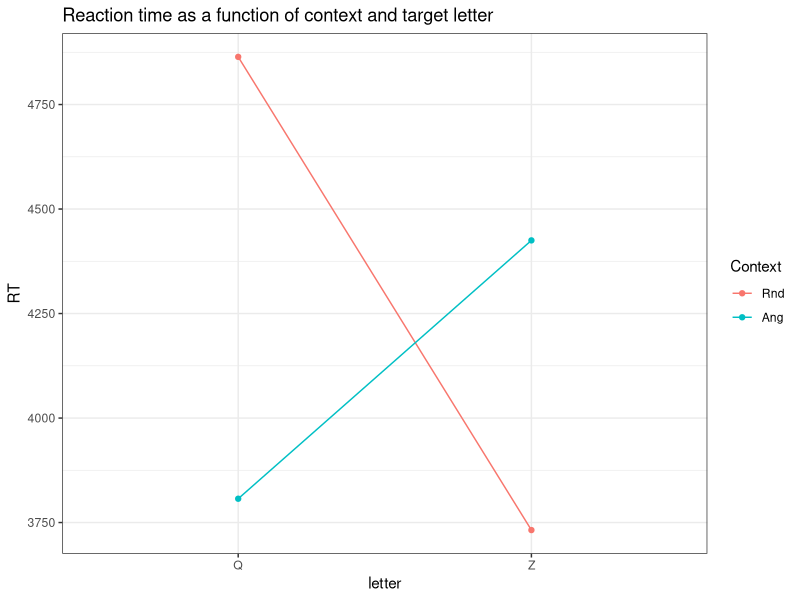
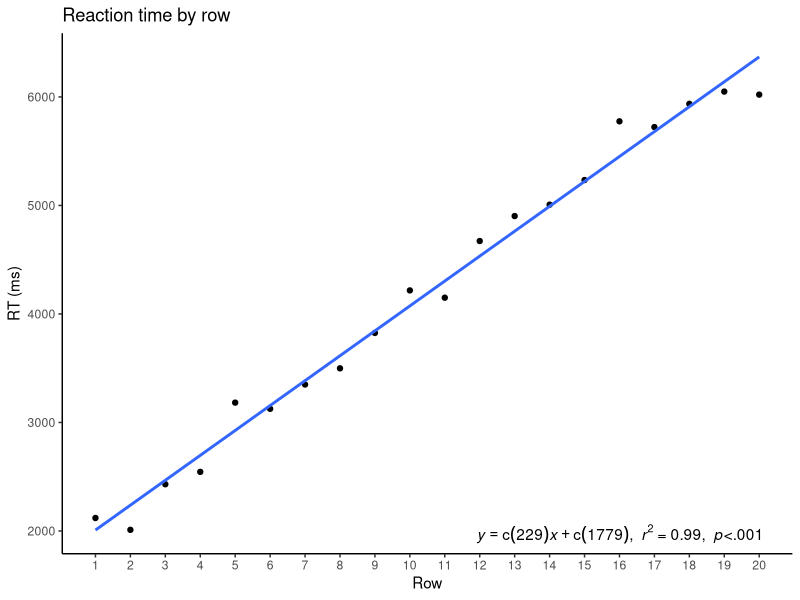

Source code (R) for these figures, in order:
## ---- chunk 1
library(ggplot2)

class.ano <- data.frame(
letter  = factor(c("Q","Q","Z","Z")),
context = factor(c("Rnd","Ang","Rnd","Ang"), levels=c("Rnd","Ang")),
RT    = c(4864, 3807, 3732, 4425))
## ---- chunk 2

# Basic line graph with points
ano.pl <- ggplot(data=class.ano, aes(x=letter, y=RT, group=context, color=context)) +
    geom_line() +
    geom_point() +
    theme_bw() +
    scale_fill_hue(name="Context") +
    ggtitle("Reaction time as a function of context and target letter")
ano.pl + scale_shape_discrete(name="Context") + scale_color_discrete(name="Context")

## ---- chunk 3

rt.by.row <- data.frame(
Row = c(1:20),
RT = c(2120,2011,2431,2545,3183,3126,3350,3499,3825,4217,4150,4672,4902,5007,5234,5775,5722,5936,6049,6021)
)
model <- lm(formula = RT ~ Row, data = rt.by.row)
eqn <- as.character( as.expression(
substitute(italic(y) == b * italic(x) + a * "," ~~ italic(r)^2 ~ "=" ~ r2 * "," ~~ italic(p) * "<.001",
           list(a = format(coef(model)[1], digits = 3),
                b = format(coef(model)[2], digits = 3),
                r2 = format(summary(model)$r.squared, digits=2)
                ))))
## ---- chunk 4

pl<-ggplot(rt.by.row, aes(x = Row, y = RT))
pl + geom_point() + geom_smooth(method = lm, se = FALSE) +  theme_classic() + scale_x_continuous(breaks=c(1:20)) +
  annotate("text", label = eqn, parse = TRUE, x = Inf, y = -Inf, hjust = 1.1, vjust = -.5) +
  ggtitle("Reaction time by row") + xlab("Row") + ylab("RT (ms)")

